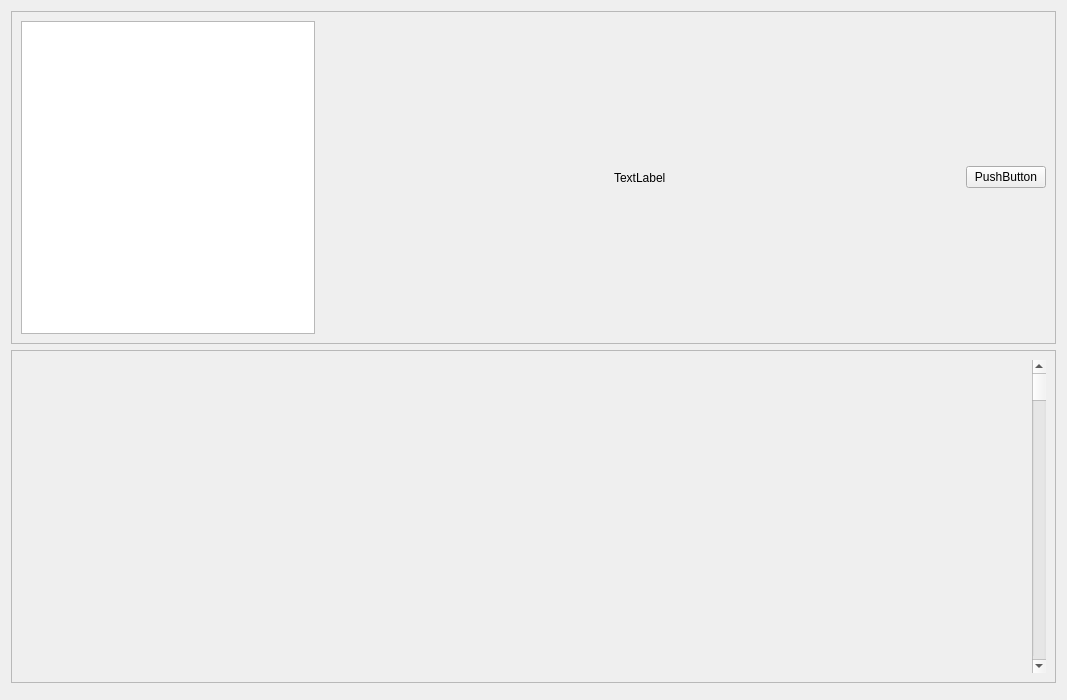
<?xml version="1.0" encoding="UTF-8"?>
<ui version="4.0">
 <class>Form</class>
 <widget class="QWidget" name="Form">
  <property name="geometry">
   <rect>
    <x>0</x>
    <y>0</y>
    <width>1067</width>
    <height>700</height>
   </rect>
  </property>
  <property name="minimumSize">
   <size>
    <width>1000</width>
    <height>700</height>
   </size>
  </property>
  <property name="windowTitle">
   <string>Form</string>
  </property>
  <layout class="QVBoxLayout" name="verticalLayout">
   <item>
    <widget class="QFrame" name="frame">
     <property name="frameShape">
      <enum>QFrame::StyledPanel</enum>
     </property>
     <property name="frameShadow">
      <enum>QFrame::Raised</enum>
     </property>
     <layout class="QHBoxLayout" name="horizontalLayout">
      <item>
       <widget class="QGraphicsView" name="Cover"/>
      </item>
      <item>
       <spacer name="horizontalSpacer">
        <property name="orientation">
         <enum>Qt::Horizontal</enum>
        </property>
        <property name="sizeHint" stdset="0">
         <size>
          <width>40</width>
          <height>20</height>
         </size>
        </property>
       </spacer>
      </item>
      <item>
       <widget class="QLabel" name="CoverName">
        <property name="text">
         <string>TextLabel</string>
        </property>
       </widget>
      </item>
      <item>
       <spacer name="horizontalSpacer_2">
        <property name="orientation">
         <enum>Qt::Horizontal</enum>
        </property>
        <property name="sizeHint" stdset="0">
         <size>
          <width>40</width>
          <height>20</height>
         </size>
        </property>
       </spacer>
      </item>
      <item>
       <widget class="QPushButton" name="pushButton">
        <property name="text">
         <string>PushButton</string>
        </property>
       </widget>
      </item>
     </layout>
    </widget>
   </item>
   <item>
    <widget class="QScrollArea" name="scrollArea">
     <property name="widgetResizable">
      <bool>true</bool>
     </property>
     <widget class="QWidget" name="scrollAreaWidgetContents">
      <property name="geometry">
       <rect>
        <x>0</x>
        <y>0</y>
        <width>1047</width>
        <height>328</height>
       </rect>
      </property>
      <layout class="QHBoxLayout" name="horizontalLayout_2">
       <item alignment="Qt::AlignRight">
        <widget class="QScrollBar" name="verticalScrollBar">
         <property name="orientation">
          <enum>Qt::Vertical</enum>
         </property>
        </widget>
       </item>
      </layout>
     </widget>
    </widget>
   </item>
   <item>
    <widget class="QFrame" name="frame_2">
     <property name="frameShape">
      <enum>QFrame::StyledPanel</enum>
     </property>
     <property name="frameShadow">
      <enum>QFrame::Raised</enum>
     </property>
    </widget>
   </item>
  </layout>
 </widget>
 <resources/>
 <connections/>
</ui>
